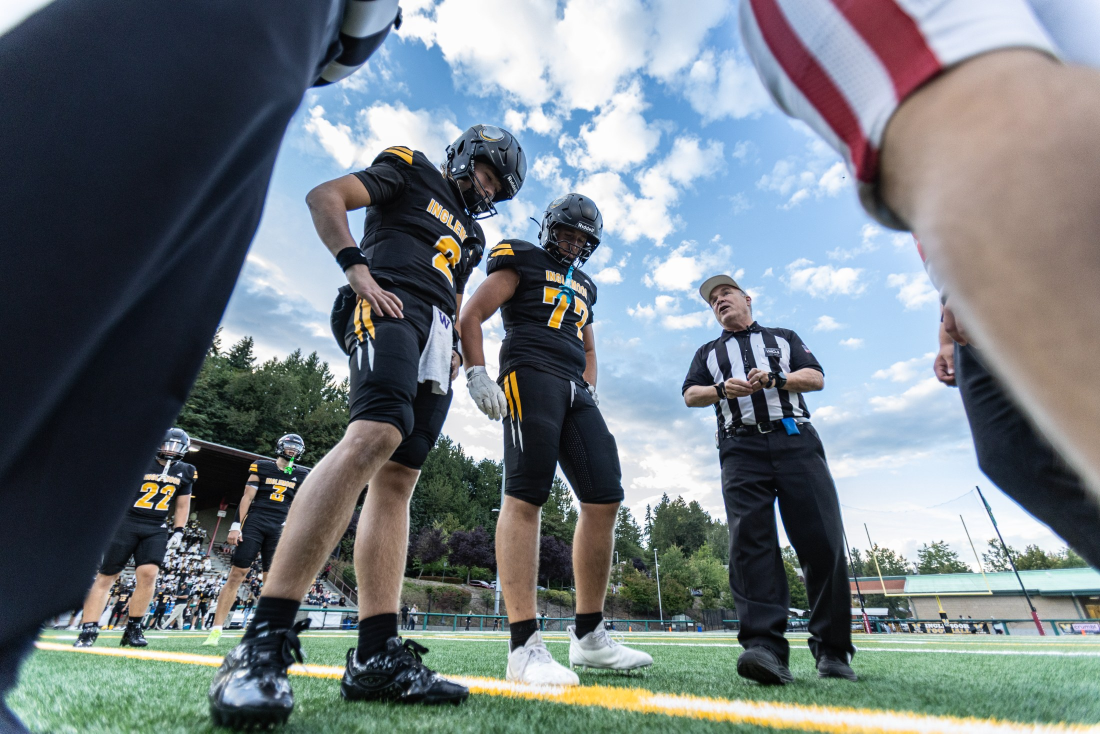
#> input picture banquet/2026-09-05/mtrtd59h0e26h.jpg, 2200 x 1467 px (shown at 1/2 size)
$ python -i v2.py   (imports and definitions only)
#> lines starting #> are read from the running program, lines starting #| are printed output that depends on the picture
import sys, os, re, datetime, subprocess, numpy as np
from multiprocessing import Pool
from PIL import Image, ImageOps, ImageDraw, ImageFont, ImageFilter
S=sys.argv[1]; MODE=sys.argv[2]
# [1 line not run here, left out]
# [1 line that did not run here, left out]
HEIDI=f"{CAND}/IMG_0431 Heidi Cowan.mov"
W,H,FPS=1920,1080,30
INK=(10,11,13); PANEL=(20,22,26); GOLD=(254,183,46); BONE=(244,241,233); MUTE=(138,146,158); WIN=(92,184,127); LOSS=(196,87,75)
BLACK_F="/usr/share/fonts/opentype/inter/InterDisplay-Black.otf"; COND_F="/usr/share/fonts/opentype/inter/Inter-Bold.otf"
PLEN=int(3.5*FPS); XF=8

def eo(t): t=max(0,min(1,t)); return 1-(1-t)**3
def eio(t): t=max(0,min(1,t)); return t*t*(3-2*t)
_fc={}
def font(p,s):
    if (p,s) not in _fc: _fc[(p,s)]=ImageFont.truetype(p,s)
    return _fc[(p,s)]
# [9 lines left out: function text, not called in this run]
def label(t,size=30,color=MUTE,track=0.22): return text(t,size,color,COND_F,track,1.0)
# [4 lines left out: function paste, not called in this run]
def rule(img,x,y,w,t,color=GOLD,h=4):
    ww=int(w*eo(t))
    if ww>0: ImageDraw.Draw(img).rectangle([x,y,x+ww,y+h],fill=color+(255,))
def up(t,t0,d=0.55,dist=24): a=eo((t-t0)/d); return a,dist*(1-a)

def grade(im):
    """Matched colour grade: half-strength auto levels, a touch of contrast, saturation pulled toward a common level."""
    a=np.asarray(im).astype(np.float32)/255; lum=a@np.array([.299,.587,.114],np.float32)
    lo,hi=np.percentile(lum[::4,::4],[0.5,99.5]); hi=max(hi,lo+0.2)
    a=a*0.5+np.clip((a-lo)/(hi-lo),0,1)*0.5; a=np.clip(0.5+(a-0.5)*1.04,0,1)
    g=(a@np.array([.299,.587,.114],np.float32))[...,None]; sat=np.abs(a-g).mean()
    if sat>0.01: a=np.clip(g+(a-g)*np.clip(0.11/sat,0.92,1.12),0,1)
    return Image.fromarray((a*255).astype(np.uint8))
CROP={"545C3F48-EE20-4BEE-93CB-2819873C5035 Shelly Holt.jpeg":(0,560,1179,1600)}   # phone-story screenshot: photo only
def load(p,maxw=2880):
    im=Image.open(p); im.draft("RGB",(maxw,maxw)); im=ImageOps.exif_transpose(im).convert("RGB")
    if os.path.basename(p) in CROP: im=im.crop(CROP[os.path.basename(p)])
    if im.width>maxw: im=im.resize((maxw,int(im.height*maxw/im.width)),Image.LANCZOS)
    return grade(im)
# [4 lines left out: function kb, not called in this run]
yy,xx=np.mgrid[0:H,0:W]; _r=np.sqrt(((xx-W/2)/(W/2))**2+((yy-H/2)/(H/2))**2)
VIG=Image.fromarray((np.clip((_r-0.55)/0.9,0,1)**1.6*160).astype(np.uint8)); BLK=Image.new("RGB",(W,H),(0,0,0))
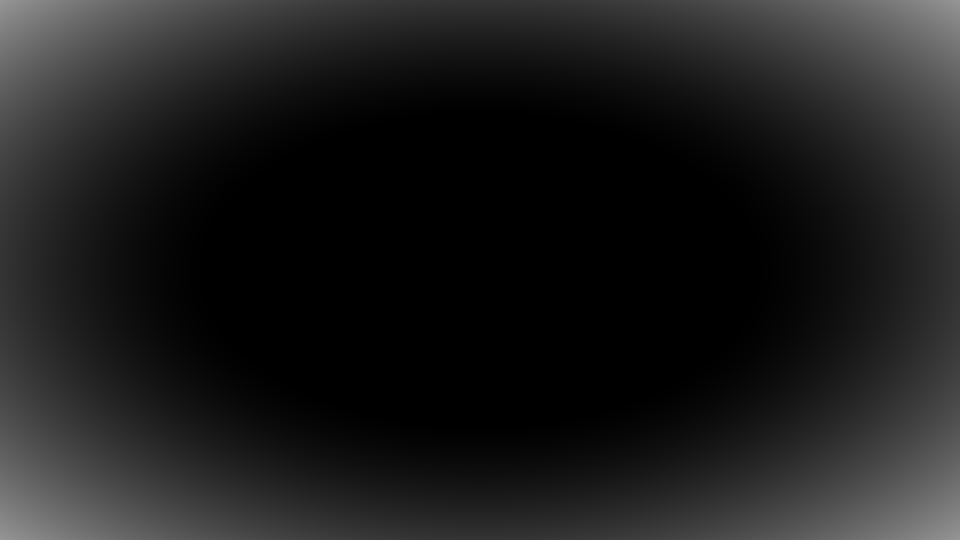
#> VIG: PIL image 1920x1080 L (shown at 1/2 size); min 0, max 149, mean 29.2
#> BLK: PIL image 1920x1080 RGB; every value is 0
def finish(rgb): return Image.composite(BLK,rgb,VIG)
# [4 lines left out: function gleft, not called in this run]

# ---------- data ----------
# [1 line not run here, left out]
GAMES=[]
# [3 lines not run here, left out]
FOLDER={"2026-09-05":"Juanita","2026-09-11":"Highline","2026-09-18":"9-18-MercerIsland","2026-09-25":"Interlake",
        "2026-10-02":"Newport","2026-10-09":"10-9-at-Redmond","2026-10-16":"10-16-at-LW","2026-10-24":"Liberty"}
C=lambda n:f"{CAND}/{n}"
P=lambda n:("photo",[C(n)])
PAIR=lambda a,b:("pair",[C(a),C(b)])
# [8 lines that did not run here, left out]
SUMMER=[P("IMG_5693 Shelly Holt.jpeg"),P("IMG_5713 Shelly Holt.jpeg")]
MEDIA=[P(f"IMG_{n} Shelly Holt.jpeg") for n in ("6234","6237","6235","6247","6242","6272")]
HUG=C("IMG_6813 Heidi Cowan.jpeg")
SHOW=[g for g in GAMES if g["date"] in FOLDER]
W_,L_=sum(g["us"]>g["them"] for g in GAMES),sum(g["us"]<g["them"] for g in GAMES)
# [2 lines that did not run here, left out]
# [1 line that did not run here, left out]
def res(g): return "W" if g["us"]>g["them"] else "L" if g["us"]<g["them"] else "T"
# [4 lines left out: function gdesc, not called in this run]
def items_for(g):
    d=f"{SRC}/{FOLDER[g['date']]}"; return [("photo",[f"{d}/{f}"]) for f in sorted(os.listdir(d)) if f.lower().endswith(".jpg")]+EXTRA.get(g["date"],[])
# season numbers, straight from the scores
PF=sum(g["us"] for g in GAMES); streak=best=0
# [1 line not run here, left out]
AWAY=[g for g in GAMES if g["at"]=="away"]; aw=sum(res(g)=="W" for g in AWAY)
NUMBERS=[(f"{W_}–{L_}","2026 RECORD",None),(str(PF),"POINTS SCORED",PF),(str(best),"STRAIGHT WINS",best),(f"{aw}–{len(AWAY)-aw}","ON THE ROAD",None)]

# [2 lines not run here, left out]
# ---------- simple scenes (as v1) ----------
def ctx_logo(): return dict(foot=label("INGLEMOOR VIKING FOOTBALL  ·  2026",30,MUTE,0.24))
# [5 lines left out: function sc_logo, not called in this run]
def ctx_hero():
    return dict(src=load(f"{S}/banquet/hero.jpg"),gl=gleft(),eb=label("2026 SEASON",34,GOLD,0.32),
        ing=text("INGLEMOOR",215,BONE),vf=text("VIKING FOOTBALL",104,GOLD),rec=text(f"{W_}–{L_}",200,BONE),lab=label("KINGCO MOUNTAIN 3A"))
# [47 lines left out: functions sc_hero, ctx_team, sc_team, wipe, tracker, ctx_card and 1 more, not called in this run]
def ctx_section(eb,title,first):
    bg=load(first,1400).resize((W,H)).filter(ImageFilter.GaussianBlur(18))
    return dict(bg=Image.blend(bg,Image.new("RGB",(W,H),INK),0.62).convert("RGBA"),eb=label(eb,34,GOLD,0.32),tt=text(title,200,BONE))
# [19 lines left out: functions sc_section, bug_game, not called in this run]
def bug_tag(t):
    tg=label(t,28,BONE); b=Image.new("RGBA",(tg.width+48,72),INK+(225,)); ImageDraw.Draw(b).rectangle([0,0,5,72],fill=GOLD+(255,))
    b.alpha_composite(tg,(26,(72-tg.height)//2)); return b
class Clip:
    # [14 lines left out: functions __init__, frame, not called in this run]
def fill_of(s): return Image.blend(s.resize((W,H)).filter(ImageFilter.GaussianBlur(28)),Image.new("RGB",(W,H),INK),0.55)
# [7 lines left out: function prep, not called in this run]
MOVES=[(1.00,1.10,(0.5,0.42),(0.5,0.38)),(1.12,1.02,(0.56,0.42),(0.48,0.45)),(1.02,1.12,(0.44,0.45),(0.56,0.40)),
       (1.10,1.00,(0.5,0.36),(0.5,0.45)),(1.03,1.11,(0.58,0.44),(0.44,0.42))]
OVERRIDE={"0T6A3593.jpg":(1.16,1.22,(0.45,0.62),(0.42,0.64)),"0T6A3597.jpg":(1.16,1.22,(0.42,0.64),(0.46,0.62))}
# [35 lines left out: functions it_frame, ctx_chapter, nframes_chapter, sc_chapter, not called in this run]
# ---------- numbers, hug, coaches, thanks, close ----------
def ctx_numbers():
    return dict(eb=label("2026 SEASON",34,GOLD,0.32),tt=text("BY THE NUMBERS",150,BONE),labs=[label(l,26,MUTE,0.2) for _,l,_ in NUMBERS])
# [12 lines left out: function sc_numbers, not called in this run]
def ctx_hug(): s=load(HUG); return dict(s=s,fill=fill_of(s))
# [45 lines left out: functions sc_hug, ctx_coaches, sc_coaches, ctx_thanks, sc_thanks, not called in this run]
def ctx_close(): return dict(lg=logo.resize((int(logo.width*150/logo.height),150),Image.LANCZOS),one=text("ONE TEAM.",210,BONE),all=text("ALL IN.",210,GOLD))
# [25 lines left out: functions sc_close, plan, mkctx, not called in this run]
SC={"logo":sc_logo,"hero":sc_hero,"team":sc_team,"section":sc_section,"chapter":sc_chapter,"card":sc_card,"numbers":sc_numbers,
    "hug":sc_hug,"coaches":sc_coaches,"thanks":sc_thanks,"close":sc_close}
# [8 lines left out: function render, not called in this run]
# [17 lines not run here, left out]

>>> result = load('../2026-09-05/mtrtd59h0e26h.jpg')
#> in load, im is the input picture: PIL image 2200x1467 RGB; mean R, G, B 114.4, 123.4, 128.1
#> in grade, `lum = a @ np.array([0.299, 0.587, 0.114], np.float32)`:
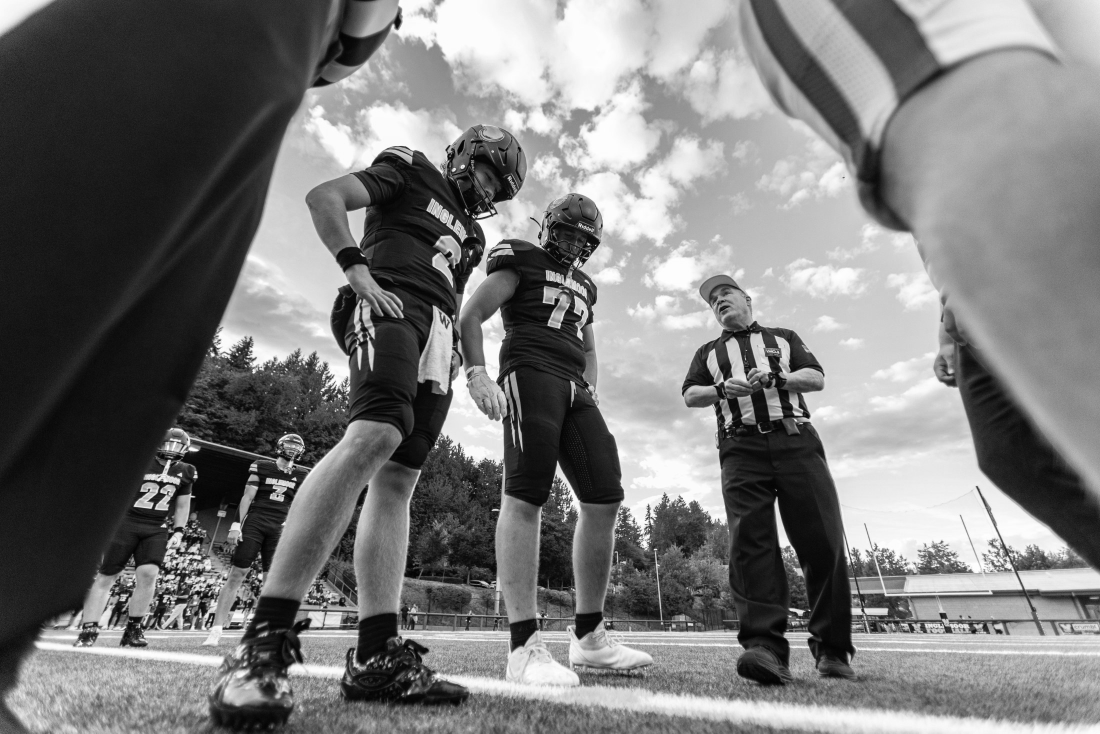
#> lum: shape (1467, 2200) float32 (shown at 1/2 size); min 0, max 1, mean 0.475
#> in grade, `lo, hi = np.percentile(lum[::4, ::4], [0.5, 99.5])`: lo = 0.0303; hi = 0.988
#> in grade, `sat = np.abs(a - g).mean()`: sat = 0.0491

$ run again, on banquet/2026-09-05/mtrtdjjy4dk2h.jpg
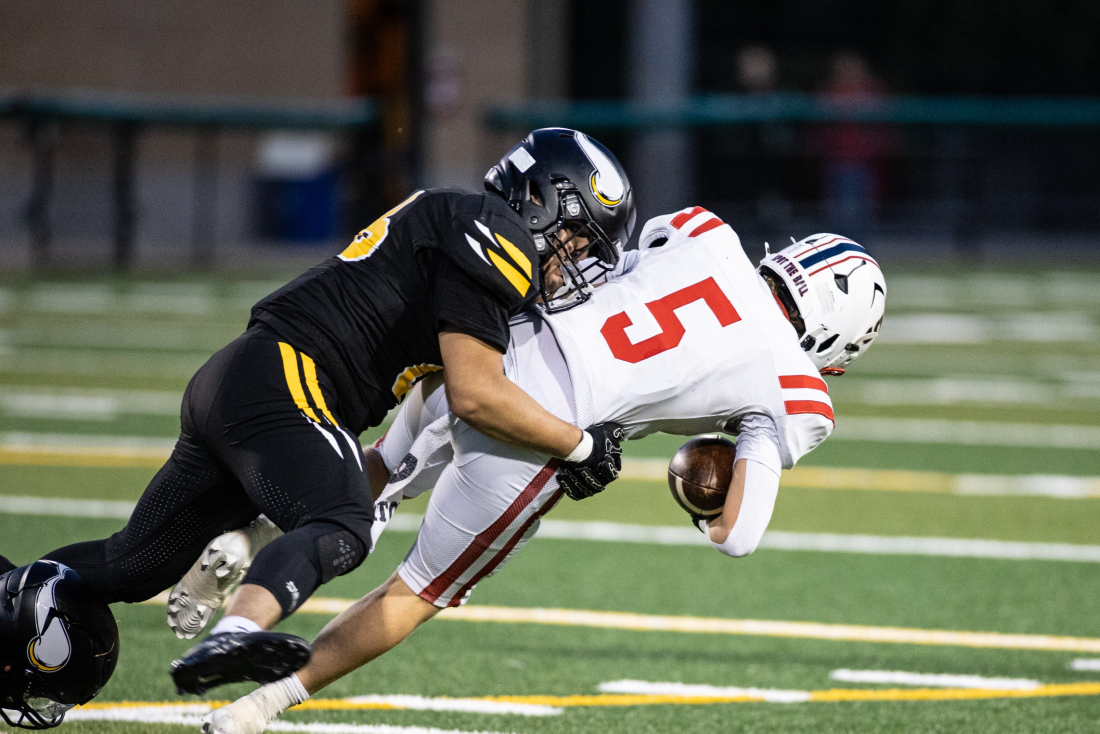
#> input picture banquet/2026-09-05/mtrtdjjy4dk2h.jpg, 2200 x 1467 px (shown at 1/2 size)
#> BLK: PIL image 1920x1080 RGB; every value is 0
#> in load, im is the input picture: PIL image 2200x1467 RGB; mean R, G, B 98, 101.3, 86.9
#> in grade, `lum = a @ np.array([0.299, 0.587, 0.114], np.float32)`:
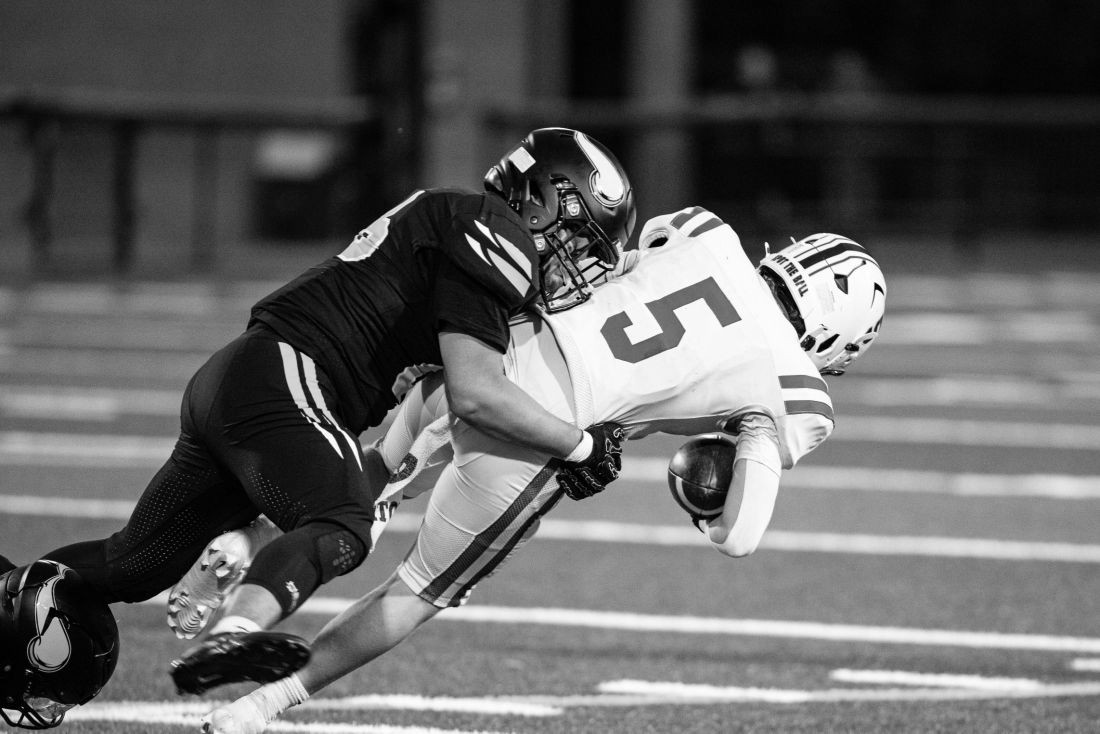
#> lum: shape (1467, 2200) float32 (shown at 1/2 size); min 0, max 1, mean 0.387
#> lo = 0.00784; hi = 0.981
#> sat = 0.042
